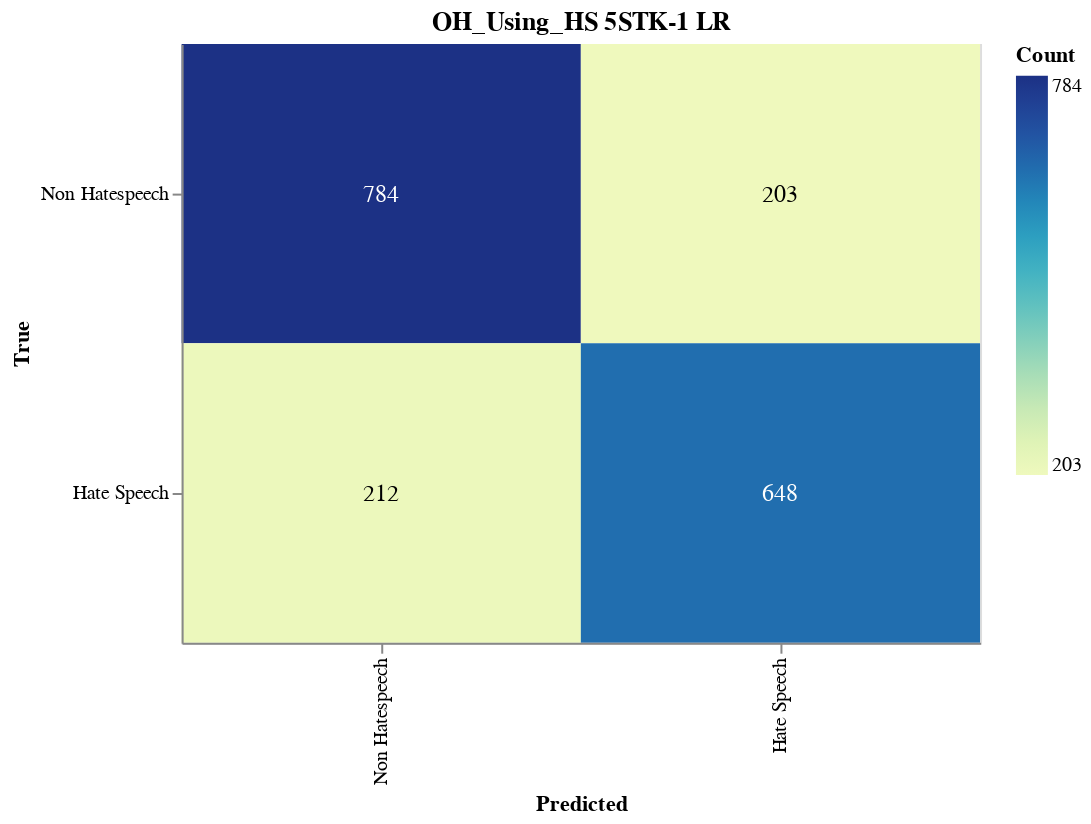

Notebook source saved alongside this figure:
### Markdown cell above
#### Save CM

### Code cell
import altair as alt
import altair_saver
import pandas as pd
from sklearn.metrics import confusion_matrix

# Calculate the confusion matrix
cm = confusion_matrix(y_val, adjusted_predictions)

# Define class names
class_names = ['Non Hatespeech', 'Hate Speech']

# Convert confusion matrix to DataFrame
cm_df = pd.DataFrame(cm, index=class_names, columns=class_names).reset_index().melt(id_vars='index')
cm_df.columns = ['True', 'Predicted', 'Count']

# Ensure the order of categories
cm_df['True'] = pd.Categorical(cm_df['True'], categories=class_names, ordered=True)
cm_df['Predicted'] = pd.Categorical(cm_df['Predicted'], categories=class_names, ordered=True)

# Create the Altair plot
heatmap = alt.Chart(cm_df).mark_rect().encode(
    x=alt.X('Predicted:O', sort=class_names),
    y=alt.Y('True:O', sort=class_names),
    color='Count:Q',
    tooltip=['True', 'Predicted', 'Count']
).properties(
    width=400,
    height=300,
    title='OH_Using_HS 5STK-1 LR'
)

# Add text labels
text = heatmap.mark_text(
    align='center',
    baseline='middle',
    fontSize=12
).encode(
    text='Count:Q',
    color=alt.condition(
        alt.datum.Count > cm.max() / 2,
        alt.value('white'),
        alt.value('black')
    )
)

# Combine heatmap and text
final_chart = heatmap + text

# Display the plot
final_chart.show()

### Figure 1 — Vega-Lite specification as saved in the notebook (floating-point values rounded to 4 significant figures)
{"config": {"view": {"continuousWidth": 300, "continuousHeight": 300}}, "layer": [{"mark": {"type": "rect"}, "encoding": {"color": {"field": "Count", "type": "quantitative"}, "tooltip": [{"field": "True", "type": "ordinal"}, {"field": "Predicted", "type": "ordinal"}, {"field": "Count", "type": "quantitative"}], "x": {"field": "Predicted", "sort": ["Non Hatespeech", "Hate Speech"], "type": "ordinal"}, "y": {"field": "True", "sort": ["Non Hatespeech", "Hate Speech"], "type": "ordinal"}}, "title": "OH_Using_HS 5STK-1 LR"}, {"mark": {"type": "text", "align": "center", "baseline": "middle", "fontSize": 12}, "encoding": {"color": {"condition": {"test": "(datum.Count > 392.0)", "value": "white"}, "value": "black"}, "text": {"field": "Count", "type": "quantitative"}, "tooltip": [{"field": "True", "type": "ordinal"}, {"field": "Predicted", "type": "ordinal"}, {"field": "Count", "type": "quantitative"}], "x": {"field": "Predicted", "sort": ["Non Hatespeech", "Hate Speech"], "type": "ordinal"}, "y": {"field": "True", "sort": ["Non Hatespeech", "Hate Speech"], "type": "ordinal"}}, "title": "OH_Using_HS 5STK-1 LR"}], "data": {"name": "data-962f47d76f0282aab7f6c83ba1378388"}, "height": 300, "width": 400, "$schema": "https://vega.github.io/schema/vega-lite/v5.17.0.json", "datasets": {"data-962f47d76f0282aab7f6c83ba1378388": [{"True": "Non Hatespeech", "Predicted": "Non Hatespeech", "Count": 784}, {"True": "Hate Speech", "Predicted": "Non Hatespeech", "Count": 212}, {"True": "Non Hatespeech", "Predicted": "Hate Speech", "Count": 203}, {"True": "Hate Speech", "Predicted": "Hate Speech", "Count": 648}]}}
